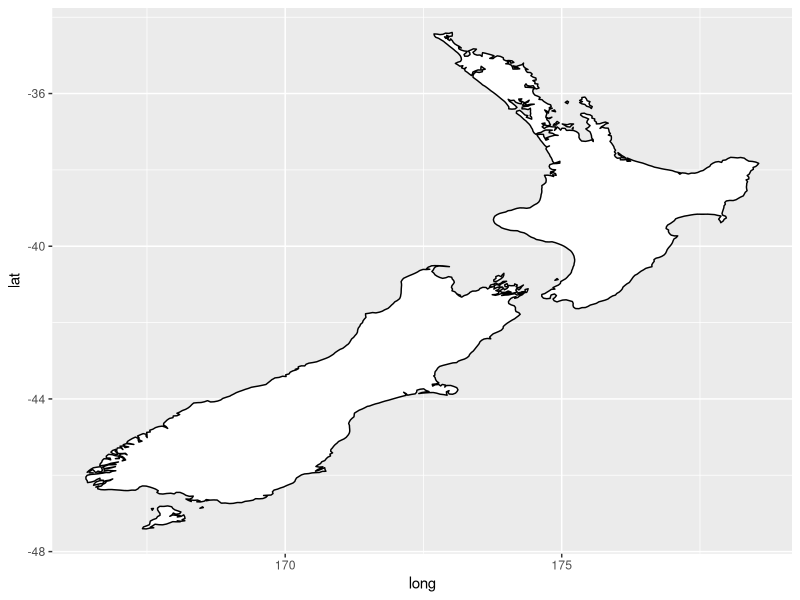
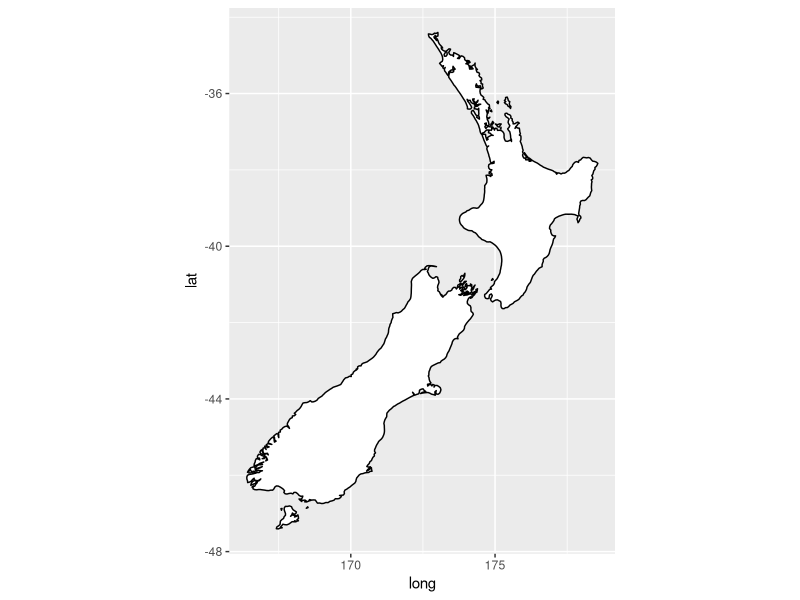
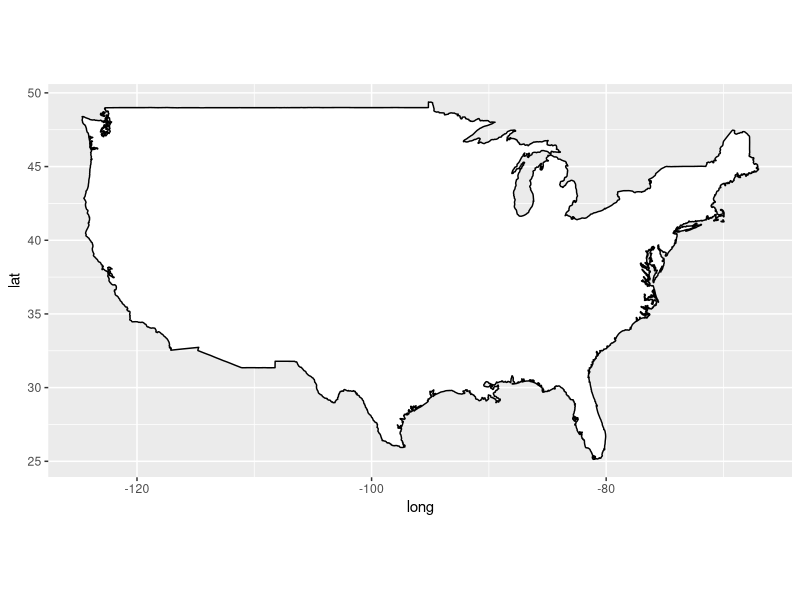
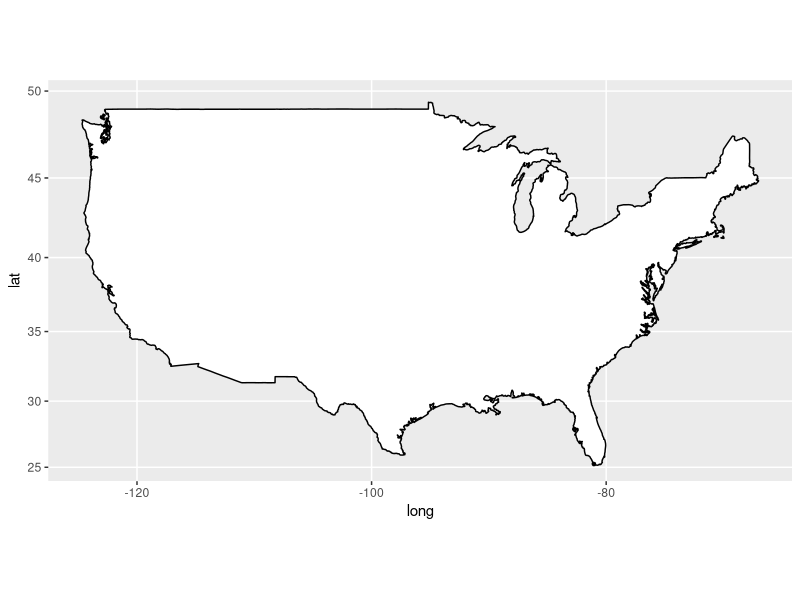
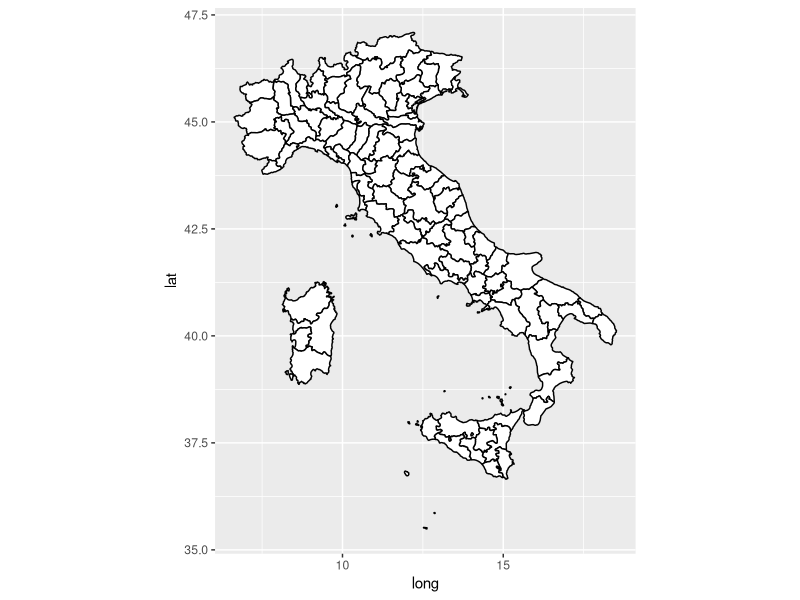
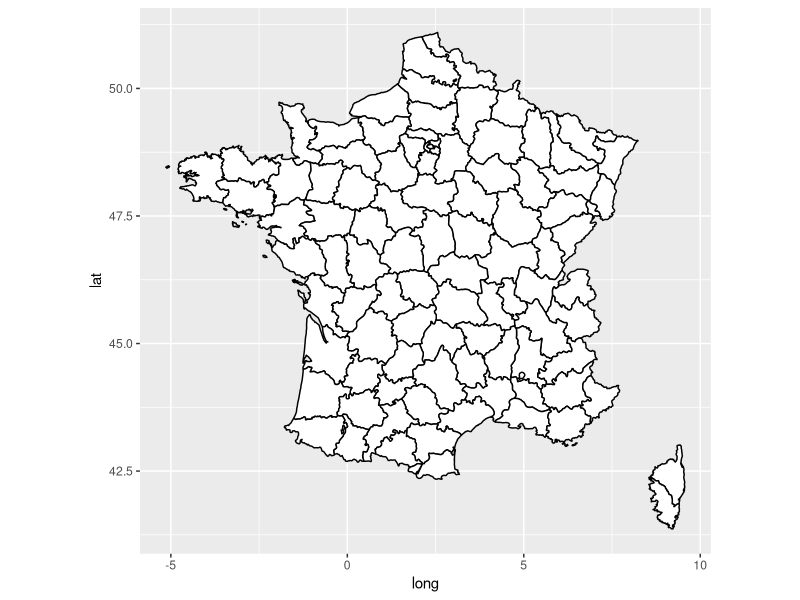
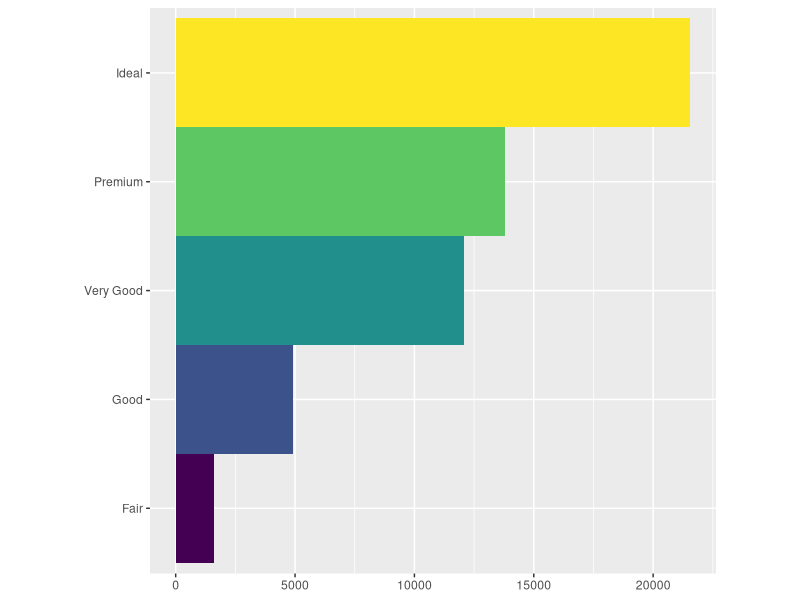
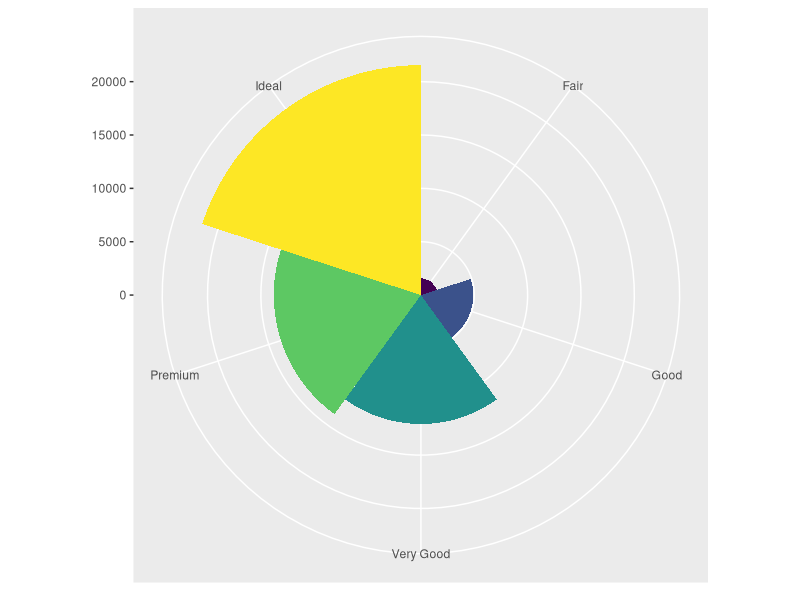

Source code (R) for these figures, in order:
# MAPS

library(ggplot2)
library(maps)
library(mapproj)

nz <- map_data("nz")

ggplot(nz, aes(long, lat, group = group)) +
  geom_polygon(fill = "white", colour = "black")

# Map of New Zealand
ggplot(nz, aes(long, lat, group = group)) +
  geom_polygon(fill = "white", colour = "black") +
  coord_quickmap()

# Map of United States
usMapEnv <- map_data("usa")
ggplot(usMapEnv, aes(long, lat, group = group)) +
  geom_polygon(fill = "white", colour = "black") +
  coord_quickmap()

# Map of United States with coord map
usMapEnv <- map_data("usa")
ggplot(usMapEnv, aes(long, lat, group = group)) +
  geom_polygon(fill = "white", colour = "black") +
  coord_map()

# Map of Italy
itMapEnv <- map_data("italy")
ggplot(itMapEnv, aes(long, lat, group = group)) +
  geom_polygon(fill = "white", colour = "black") +
  coord_quickmap()

# Map of France
frMapEnv <- map_data("france")
ggplot(frMapEnv, aes(long, lat, group = group)) +
  geom_polygon(fill = "white", colour = "black") +
  coord_quickmap()

bar <- ggplot(data = diamonds) + 
  geom_bar(
    mapping = aes(x = cut, fill = cut), 
    show.legend = FALSE,
    width = 1
  ) + 
  theme(aspect.ratio = 1) +
  labs(x = NULL, y = NULL)

bar + coord_flip()
bar + coord_polar()
